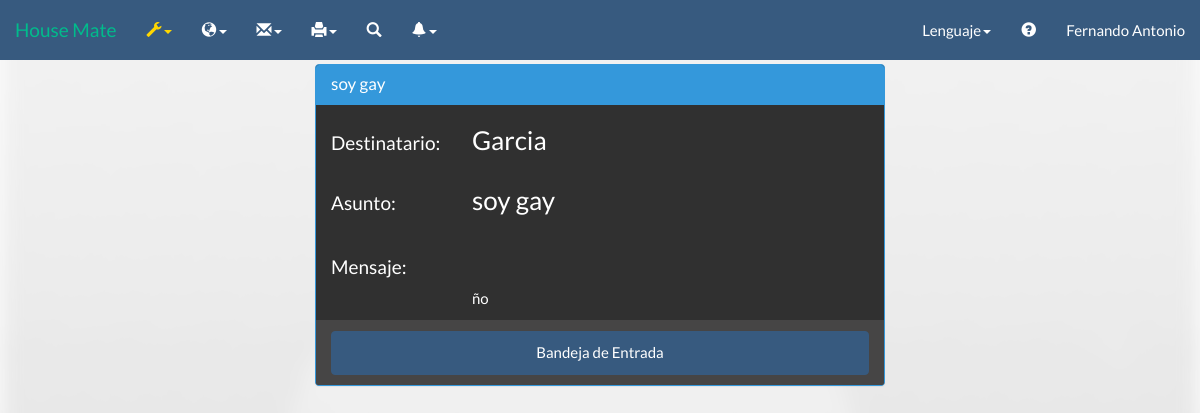
The page /HouseMate2_2/msj_enviado.php?idmensaje=6 (signed in) on the database its author committed.
### tables this page shows
CREATE TABLE IF NOT EXISTS `mensaje` (
  `idmensaje` int(5) NOT NULL,
  `remitente` varchar(5) NOT NULL,
  `destinatario` varchar(5) NOT NULL,
  `asunto` varchar(25) NOT NULL,
  `mensaje` varchar(260) NOT NULL,
  `fecha` datetime NOT NULL,
  `estado` char(1) NOT NULL,
  `estado2` char(1) NOT NULL
);

CREATE TABLE IF NOT EXISTS `tbusuario` (
  `idUsuario` varchar(5) NOT NULL DEFAULT '',
  `nombre` varchar(20) DEFAULT NULL,
  `apellido` varchar(20) DEFAULT NULL,
  `fechanac` date NOT NULL,
  `correo` varchar(50) DEFAULT NULL,
  `usuario` varchar(20) DEFAULT NULL,
  `contra` varchar(120) DEFAULT NULL,
  `tipo` int(1) DEFAULT NULL,
  `image` varchar(50) DEFAULT NULL
);

### HouseMate2_2/Call/Lenguaje/Idiomas/langes.php (called while the page is built, shortened)
<?php
$lang = array();
$lang['peritada'] = "Peritada";
$lang['denor'] = "Resultado :";
$lang['Constr'] ="Construcción";
$lang['lot'] = "Terreno";
$lang['lotvalue'] = "Valor de terreno";
$lang['builvalue'] = "Valor construcción";
$lang['VU'] = "Valor unitario";
$lang['FE'] = "Estado de conservación";
$lang['FD'] = "Factor depreciación";
$lang['VNR'] = "Valor neto";
$lang['VNR'] = "Valor neto nuevo";
$lang['FFU'] = "Factor funcionalidad";
$lang['VUR'] = "Vida útil remanente";
$lang['ValuoR'] = "Valuar inmueble";
$lang['Valuo'] = "Valuar";
$lang['agev'] = "Vida útil";
$lang['ages'] = "Age";
$lang['age'] = "Edad de construcción";
$lang['NoTa'] = "Tags normales";
$lang['NoTa2'] = "Tags extras";
$lang['are'] = "Área";
$lang['area1'] = "Área de terreno";
$lang['area2'] = "Área construcción";
$lang['esta1'] = "Nuevo";
$lang['esta2'] = "Bueno";
$lang['esta3'] = "Medio";
$lang['esta4'] = "Regular";
$lang['esta5'] = "Reparaciones sencillas";
$lang['esta6'] = "Reparaciones medias";
$lang['esta7'] = "Reparaciones importantes";
$lang['esta8'] = "Reparaciones cruciales";
$lang['esta9'] = "En desecho";
$lang['esta10'] = "Inrreversible";
$lang['ME'] = "Modifciar empresa";
$lang['Titulo'] = "Título";
$lang['TY'] = "No puedes repetir un título";
$lang['Request'] = "Solicitar";
$lang['Start'] = "Inicio";
$lang['Anuncios'] = "Anuncio";
$lang['UpgradeM'] = "Mejorar";
$lang['accept'] = "Aceptar";
$lang['No'] = "Rechazar";
$lang['mensaje'] = "Mensaje";
$lang['YTE'] = "Ya tiene una empresa";
$lang['TE'] = "Tiene una empresa";
$lang['Need'] = "No tengo cuenta";
$lang['Page_title'] = 'House Mate';
$lang['Cuenta'] = 'Registrarse';
$lang['Acerca'] = 'Acerca de';
$lang['Config'] = 'Configuración';
$lang['Informacion'] = 'Información';
$lang['Solicitud'] = "Solicitud";
$lang['Status'] = "Estado";
$lang['aprovado'] = "Aprovado";
$lang['naprovado'] = "No aprovado";
$lang['compose'] = "Enviar";
$lang['nocuentaop'] = "Para poder acceder a estas funciones debes mejorar tu cuenta";
$lang['Aqui'] = "Aqui!!";
$lang['new-empresa'] = " esta interesado en ti";
?>

### HouseMate2_2/msj_enviado.php (the view, shortened to what this page needs)
<!DOCTYPE HTML>
<html>
<head>
		<link href='css/bootstrap.min.css' rel='stylesheet'/>
		<link href='css/appeal.css' rel='stylesheet'/>
	  <link href='css/bootstrap.min.css' rel='stylesheet'/>
		<link href='css/intro.css' rel='stylesheet'/>
		<link href="css/bootstrap-table.css" rel="stylesheet">
</head>
<body>
<?php
	switch($_SESSION['tip'])
	{
		case 1:
		include("Header/barranav2.php");
		break;
	}
?>
    <div class="col-xs-12 col-sm-12 col-md-6 col-lg-6 col-xs-offset-0 col-sm-offset-0 col-md-offset-3 col-lg-offset-3 toppad" >
          <div class="panel panel-info">
<?php
$idmensaje = $_GET['idmensaje'];
$consulta = "SELECT * FROM mensaje WHERE idmensaje = '$idmensaje'";
$cs = mysql_query($consulta);
while($row=mysql_fetch_array($cs)){
    $cs2 = mysql_query("SELECT usuario FROM tbusuario WHERE idusuario ='".$row['destinatario']."'");
    while($row2=mysql_fetch_array($cs2)){
?>
            <div class="panel-heading">
                <h3 class="panel-title"><?php echo $row['asunto'];?></h3>
            </div>
            <div class="panel-body">
				<div class="row">
					<div class="col col-sm-3 col-centered">
						<h4><?php echo $lang['destin'].":";?></h4>
					</div>
					<div class="col col-sm-7 col-centered">
                        <h3><?php echo $row2['usuario'];?></h3>
					</div>
				</div>
				<div class="row">
					<div class="col col-sm-3 col-centered">
                        <h4><?php echo $lang['asunto'].":";?></h4>
					</div>
					<div class="col col-sm-7 col-centered">
                        <h3><?php echo $row['asunto'];?></h3>
					</div>
				</div>
                <br>
                <div class="row">
                 <div class="col col-sm-3 col-centered">
                     <h4><?php echo $lang['msj'].":";?></h4>
					</div>
                </div>
				<div class="row">
					<div class="col col-sm-3 col-centered">
					</div>
					<div class="col col-sm-7 col-centered">
						<p>
						<?php
						$mensaje = $row['mensaje'];
						$longitud = strlen($mensaje);
                        $contador = 0;
						while($contador < $longitud){
							echo substr($mensaje,$contador,50);
                            $contador = $contador + 50;
						}
						?>
						</p>
					</div>
				</div>
            </div>
            <div class="panel-footer">
                 <a href="enviados.php"><button class="btn btn-primary btn-block" type="submit"><?php echo $lang['inbox'];?></button></a>
            </div>
          </div>
    </div>
<?php
   }
}
?>
</body>
</html>

### rows shown on the page
mensaje: asunto "soy gay", mensaje "ño"
tbusuario: usuario "Garcia"

### other values the page prints
$lang['Idioma'] "Lenguaje"
$_SESSION['user'] "Fernando Antonio"
